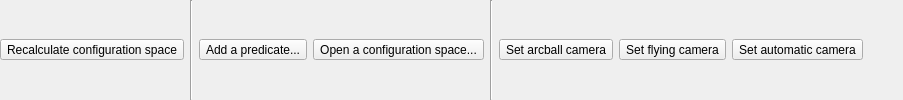
        <widget class="QWidget" name="widgetGroupConfigurationButtons" native="true">
         <property name="sizePolicy">
          <sizepolicy hsizetype="Preferred" vsizetype="Fixed">
           <horstretch>0</horstretch>
           <verstretch>0</verstretch>
          </sizepolicy>
         </property>
         <layout class="QHBoxLayout" name="horizontalLayout_3">
          <property name="margin">
           <number>0</number>
          </property>
          <item>
           <widget class="QToolButton" name="toolButtonConvert">
            <property name="toolTip">
             <string>Recalculate configuration space</string>
            </property>
            <property name="text">
             <string>Recalculate configuration space</string>
            </property>
            <property name="icon">
             <iconset resource="../resources.qrc">
              <normaloff>:/resource/img/recalculate.png</normaloff>:/resource/img/recalculate.png</iconset>
            </property>
            <property name="popupMode">
             <enum>QToolButton::InstantPopup</enum>
            </property>
           </widget>
          </item>
          <item>
           <widget class="Line" name="lineSeparatoRightOne">
            <property name="orientation">
             <enum>Qt::Vertical</enum>
            </property>
           </widget>
          </item>
          <item>
           <widget class="QToolButton" name="toolButtonAddPredicate">
            <property name="toolTip">
             <string>Add a predicate...</string>
            </property>
            <property name="text">
             <string>Add a predicate...</string>
            </property>
            <property name="icon">
             <iconset resource="../resources.qrc">
              <normaloff>:/resource/img/addnew.png</normaloff>:/resource/img/addnew.png</iconset>
            </property>
           </widget>
          </item>
          <item>
           <widget class="QToolButton" name="toolButtonOpenConfigurationCSP">
            <property name="toolTip">
             <string>Open a configuration space...</string>
            </property>
            <property name="text">
             <string>Open a configuration space...</string>
            </property>
            <property name="icon">
             <iconset resource="../resources.qrc">
              <normaloff>:/resource/img/open.png</normaloff>:/resource/img/open.png</iconset>
            </property>
           </widget>
          </item>
          <item>
           <widget class="Line" name="lineSeparatorRightTwo">
            <property name="orientation">
             <enum>Qt::Vertical</enum>
            </property>
           </widget>
          </item>
          <item>
           <widget class="QToolButton" name="toolButtonConfigurationCameraArcBall">
            <property name="toolTip">
             <string>Set arcball camera</string>
            </property>
            <property name="text">
             <string>Set arcball camera</string>
            </property>
            <property name="icon">
             <iconset resource="../resources.qrc">
              <normaloff>:/resource/img/arcballcamera.png</normaloff>:/resource/img/arcballcamera.png</iconset>
            </property>
            <property name="checkable">
             <bool>true</bool>
            </property>
           </widget>
          </item>
          <item>
           <widget class="QToolButton" name="toolButtonConfigurationCameraFlying">
            <property name="toolTip">
             <string>Set flying camera</string>
            </property>
            <property name="text">
             <string>Set flying camera</string>
            </property>
            <property name="icon">
             <iconset resource="../resources.qrc">
              <normaloff>:/resource/img/flycamera.png</normaloff>:/resource/img/flycamera.png</iconset>
            </property>
            <property name="checkable">
             <bool>true</bool>
            </property>
           </widget>
          </item>
          <item>
           <widget class="QToolButton" name="toolButtonConfigurationCameraAutomatic">
            <property name="toolTip">
             <string>Set automatic camera</string>
            </property>
            <property name="text">
             <string>Set automatic camera</string>
            </property>
            <property name="icon">
             <iconset resource="../resources.qrc">
              <normaloff>:/resource/img/automatic.png</normaloff>:/resource/img/automatic.png</iconset>
            </property>
            <property name="checkable">
             <bool>true</bool>
            </property>
           </widget>
          </item>
          <item>
           <spacer name="horizontalSpacerConfigurationButtons">
            <property name="orientation">
             <enum>Qt::Horizontal</enum>
            </property>
            <property name="sizeHint" stdset="0">
             <size>
              <width>40</width>
              <height>20</height>
             </size>
            </property>
           </spacer>
          </item>
         </layout>
        </widget>
